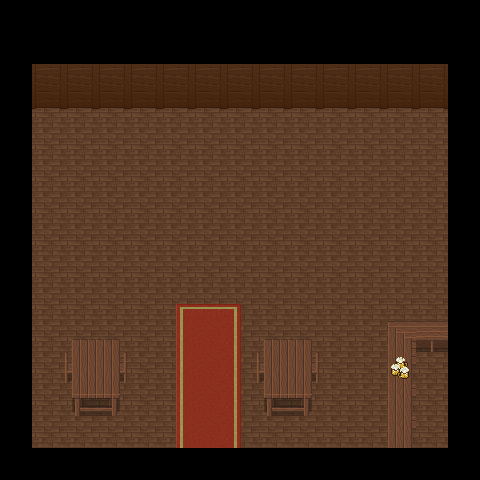

Below is a game level as drawn by its tile map, then a one-line description and the .tmx that defines it (tile-layer data replaced by summaries):
An orthogonal 15x15 tile map with 32x32 px tiles, 3 tile layers (Tile Layer 1, Dem tables, Props), 3 tilesets.

<map version="1.0" orientation="orthogonal" width="15" height="15" tilewidth="32" tileheight="32">
 <tileset firstgid="1" name="woodland_indoor_0" tilewidth="32" tileheight="32">
  <image source="woodland_indoor_0.png" width="512" height="512" />
 </tileset>
 <tileset firstgid="257" name="pooltable_e" tilewidth="32" tileheight="32">
  <image source="pooltable_e.png" width="32" height="32" />
 </tileset>
 <tileset firstgid="258" name="pooltable_w" tilewidth="32" tileheight="32">
  <image source="pooltable_w.png" width="32" height="32" />
 </tileset>
 <layer name="Tile Layer 1" width="15" height="15">
  <data>[225 cells, 225 non-empty, 4 distinct tile ids]</data>
 </layer>
 <layer name="Dem tables" width="15" height="15">
  <data>[225 cells, 7 non-empty, 3 distinct tile ids]</data>
 </layer>
 <layer name="Props" width="15" height="15">
  <data>[225 cells, 55 non-empty, 16 distinct tile ids]</data>
 </layer>
</map>
